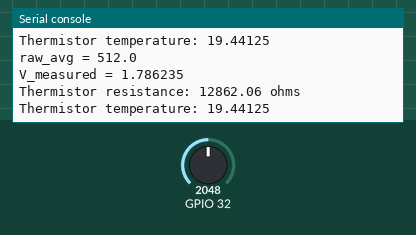
This program was run on a simulated ESP32 board running MicroPython. On the bench: the last lines printed to the serial console. The inputs (shaded band) are chosen by the test bench; at power-on: GPIO 32 = 2048 (analog values on the 0–4095 scale).

Above: at 3.2 s.
3.3 s: GPIO 32 set to 2866
At 4.5 s:
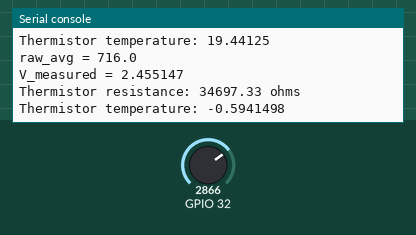
4.8 s: GPIO 32 set to 3603
At 5.9 s:
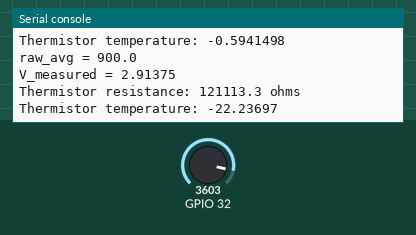
Timing chart, 0 to 7.8 s (numbered marks = the images above; inputs shaded):
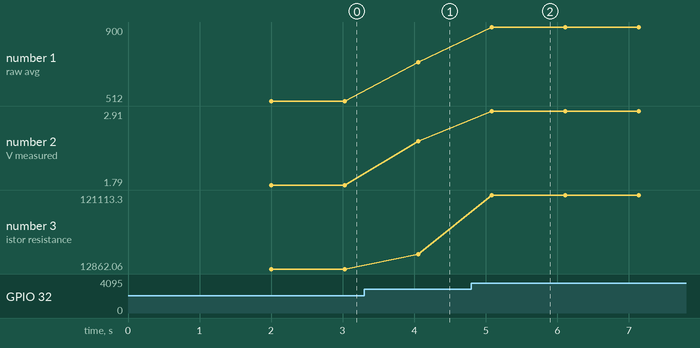

The program:

temp_sensor.py
```python
from machine import Pin, ADC, PWM
import utime
from read_temp import init_temp_sensor, read_temp
import MQTT

# ---------- Pins ----------
pump_pin = Pin(12, Pin.OUT)
pump = PWM(pump_pin, freq=1000)
temp_sens = init_temp_sensor(32)

# ------- MQTT Setup -------
MQTT.connect_wifi()
client = MQTT.connect_mqtt()

feed_temp = MQTT.make_feed(b'temperature')
feed_pid  = MQTT.make_feed(b'PID-output')

# ---------- PID ----------
TARGET_TEMP = 17.0 # desired temperature in Celsius

Kp = 10.0 # Proportional gain
Ki = 0.1 # Integral gain
Kd = 1.0 # Derivative gain

integral = 0
prev_error = 0
prev_time = utime.ticks_ms()

def PID(current_temp):
    global integral, prev_error, prev_time

    time_now = utime.ticks_ms()
    dt = utime.ticks_diff(time_now, prev_time) / 1000.0 # difference between prev PID call and new one (in seconds)

    if dt <= 0: # prevent division by zero
        dt = 0.001

    error = current_temp - TARGET_TEMP

    integral += error * dt
    integral = max(-100, min(100, integral))  # prevent windup
    derivative = (error - prev_error) / dt

    P = Kp * error
    I = Ki * integral
    D = Kd * derivative

    prev_error, prev_time = error, time_now

    output = P + I + D
    return output


# ----- Temperature Regulation -----
while True:
    try:
        temp = read_temp(temp_sens) # reading temperature

        pump_speed = PID(temp) # control speed of cooler
        pump.duty(int(max(0, min(1023, pump_speed))))

        MQTT.publish(client, feed_temp, temp) # publish temperature data to adaFruit
        MQTT.publish(client, feed_pid, pump_speed) # publish PID data to adaFruit

        utime.sleep(10) # 10sec delay

    except KeyboardInterrupt:
        print('Ctrl-C pressed...exiting')
        client.disconnect()
        break
```

read_temp.py
```python
from machine import Pin
from machine import ADC
from machine import DAC
from math import log

import machine
import utime

adc_V_lookup = [0.01852941, 0.04941176, 0.05352941, 0.05764706, 0.06176471, 0.06588235, 0.06999999, 0.07411765, 0.07720589, 0.08029412, 0.08338234, 0.08647058, 0.09058824, 0.09470588, 0.09882353, 0.1019118, 0.105, 0.1080882, 0.1111765, 0.1152941, 0.1194118, 0.1235294, 0.1266176, 0.1297059, 0.1327941, 0.1358824, 0.14, 0.1441176, 0.1482353, 0.1513235, 0.1544118, 0.1575, 0.1605882, 0.1636765, 0.1667647, 0.1698529, 0.1729412, 0.1770588, 0.1811765, 0.1852941, 0.1894118, 0.1935294, 0.197647, 0.2007353, 0.2038235, 0.2069118, 0.21, 0.2130882, 0.2161765, 0.2192647, 0.2223529, 0.2264706, 0.2305882, 0.2347059, 0.2388235, 0.2429412, 0.2470588, 0.2501471, 0.2532353, 0.2563235, 0.2594118, 0.2625, 0.2655882, 0.2686765, 0.2717647, 0.2748529, 0.2779412, 0.2810294, 0.2841177, 0.2872059, 0.2902941, 0.2933824, 0.2964706, 0.3005882, 0.3047059, 0.3088235, 0.3119118, 0.315, 0.3180882, 0.3211765, 0.3252941, 0.3294117, 0.3335294, 0.3376471, 0.3417647, 0.3458823, 0.3489706, 0.3520588, 0.355147, 0.3582353, 0.3623529, 0.3664706, 0.3705882, 0.3736764, 0.3767647, 0.3798529, 0.3829412, 0.3860294, 0.3891176, 0.3922059, 0.3952941, 0.3994117, 0.4035294, 0.407647, 0.4107353, 0.4138235, 0.4169117, 0.42, 0.4230882, 0.4261765, 0.4292647, 0.4323529, 0.4364706, 0.4405882, 0.4447059, 0.4477941, 0.4508823, 0.4539706, 0.4570588, 0.4611764, 0.4652941, 0.4694118, 0.4735294, 0.4776471, 0.4817647, 0.4842353, 0.4867059, 0.4891764, 0.4916471, 0.4941176, 0.4972058, 0.5002941, 0.5033823, 0.5064706, 0.5105882, 0.5147059, 0.5188235, 0.5219117, 0.525, 0.5280882, 0.5311765, 0.5342647, 0.5373529, 0.5404411, 0.5435294, 0.547647, 0.5517647, 0.5558824, 0.5589705, 0.5620588, 0.565147, 0.5682353, 0.5723529, 0.5764706, 0.5805882, 0.5836764, 0.5867647, 0.5898529, 0.5929412, 0.5960294, 0.5991177, 0.6022058, 0.6052941, 0.6094117, 0.6135294, 0.6176471, 0.6207353, 0.6238235, 0.6269117, 0.63, 0.6341176, 0.6382353, 0.642353, 0.6454412, 0.6485294, 0.6516176, 0.6547059, 0.6577941, 0.6608823, 0.6639705, 0.6670588, 0.6711764, 0.6752941, 0.6794117, 0.6824999, 0.6855882, 0.6886764, 0.6917646, 0.6958823, 0.7, 0.7041176, 0.7065882, 0.7090588, 0.7115294, 0.714, 0.7164705, 0.7205882, 0.7247059, 0.7288235, 0.7329412, 0.7370588, 0.7411764, 0.7442647, 0.7473529, 0.7504411, 0.7535294, 0.757647, 0.7617647, 0.7658823, 0.7689705, 0.7720588, 0.775147, 0.7782352, 0.7797794, 0.7813235, 0.7828676, 0.7844117, 0.7859559, 0.7875, 0.7890441, 0.7905882, 0.7947059, 0.7988235, 0.8029411, 0.8054117, 0.8078823, 0.8103529, 0.8128235, 0.8152941, 0.8194118, 0.8235293, 0.827647, 0.8307353, 0.8338235, 0.8369118, 0.84, 0.8441176, 0.8482352, 0.8523529, 0.8548235, 0.8572941, 0.8597647, 0.8622353, 0.8647058, 0.8708823, 0.8770588, 0.8801471, 0.8832353, 0.8863235, 0.8894117, 0.8935294, 0.897647, 0.9017647, 0.9042353, 0.9067059, 0.9091764, 0.911647, 0.9141176, 0.9172059, 0.9202941, 0.9233823, 0.9264706, 0.9305882, 0.9347058, 0.9388235, 0.9419117, 0.9449999, 0.9480882, 0.9511765, 0.9542646, 0.9573528, 0.9604411, 0.9635294, 0.9676471, 0.9717647, 0.9758823, 0.9789705, 0.9820587, 0.985147, 0.9882353, 0.9913235, 0.9944117, 0.9974999, 1.000588, 1.003676, 1.006765, 1.009853, 1.012941, 1.017059, 1.021176, 1.025294, 1.029412, 1.033529, 1.037647, 1.040735, 1.043823, 1.046912, 1.05, 1.053088, 1.056176, 1.059265, 1.062353, 1.065441, 1.068529, 1.071618, 1.074706, 1.078824, 1.082941, 1.087059, 1.090147, 1.093235, 1.096323, 1.099412, 1.1025, 1.105588, 1.108676, 1.111765, 1.114853, 1.117941, 1.121029, 1.124118, 1.128235, 1.132353, 1.136471, 1.140588, 1.144706, 1.148823, 1.151294, 1.153765, 1.156235, 1.158706, 1.161176, 1.165294, 1.169412, 1.173529, 1.177647, 1.181765, 1.185882, 1.188971, 1.192059, 1.195147, 1.198235, 1.202353, 1.20647, 1.210588, 1.213676, 1.216765, 1.219853, 1.222941, 1.226029, 1.229118, 1.232206, 1.235294, 1.238382, 1.241471, 1.244559, 1.247647, 1.251765, 1.255882, 1.26, 1.263088, 1.266176, 1.269265, 1.272353, 1.276471, 1.280588, 1.284706, 1.287794, 1.290882, 1.293971, 1.297059, 1.301176, 1.305294, 1.309412, 1.3125, 1.315588, 1.318676, 1.321765, 1.325882, 1.33, 1.334118, 1.336588, 1.339059, 1.341529, 1.344, 1.34647, 1.349559, 1.352647, 1.355735, 1.358823, 1.361912, 1.365, 1.368088, 1.371176, 1.375294, 1.379412, 1.383529, 1.386618, 1.389706, 1.392794, 1.395882, 1.4, 1.404118, 1.408235, 1.411323, 1.414412, 1.4175, 1.420588, 1.423676, 1.426765, 1.429853, 1.432941, 1.437059, 1.441176, 1.445294, 1.448382, 1.45147, 1.454559, 1.457647, 1.461765, 1.465882, 1.47, 1.473088, 1.476176, 1.479265, 1.482353, 1.485441, 1.488529, 1.491618, 1.494706, 1.498824, 1.502941, 1.507059, 1.510147, 1.513235, 1.516323, 1.519412, 1.523529, 1.527647, 1.531765, 1.534853, 1.537941, 1.541029, 1.544118, 1.548235, 1.552353, 1.55647, 1.558941, 1.561412, 1.563882, 1.566353, 1.568823, 1.581176, 1.585294, 1.589412, 1.593529, 1.596618, 1.599706, 1.602794, 1.605882, 1.61, 1.614118, 1.618235, 1.621323, 1.624412, 1.6275, 1.630588, 1.634706, 1.638824, 1.642941, 1.646029, 1.649118, 1.652206, 1.655294, 1.659412, 1.663529, 1.667647, 1.670735, 1.673823, 1.676912, 1.68, 1.683088, 1.686176, 1.689265, 1.692353, 1.69647, 1.700588, 1.704706, 1.707176, 1.709647, 1.712118, 1.714588, 1.717059, 1.721176, 1.725294, 1.729412, 1.733529, 1.737647, 1.741765, 1.744853, 1.747941, 1.751029, 1.754118, 1.757206, 1.760294, 1.763382, 1.766471, 1.770588, 1.774706, 1.778823, 1.781294, 1.783765, 1.786235, 1.788706, 1.791176, 1.795294, 1.799412, 1.803529, 1.806618, 1.809706, 1.812794, 1.815882, 1.82, 1.824118, 1.828235, 1.831324, 1.834412, 1.8375, 1.840588, 1.843676, 1.846765, 1.849853, 1.852941, 1.856029, 1.859118, 1.862206, 1.865294, 1.87147, 1.877647, 1.880735, 1.883823, 1.886912, 1.89, 1.893088, 1.896176, 1.899265, 1.902353, 1.90647, 1.910588, 1.914706, 1.917794, 1.920882, 1.92397, 1.927059, 1.931176, 1.935294, 1.939412, 1.9425, 1.945588, 1.948676, 1.951765, 1.954853, 1.957941, 1.961029, 1.964118, 1.968235, 1.972353, 1.97647, 1.979559, 1.982647, 1.985735, 1.988823, 1.992941, 1.997059, 2.001176, 2.004265, 2.007353, 2.010441, 2.013529, 2.017647, 2.021765, 2.025882, 2.02897, 2.032059, 2.035147, 2.038235, 2.041323, 2.044412, 2.0475, 2.050588, 2.053676, 2.056765, 2.059853, 2.062941, 2.067059, 2.071177, 2.075294, 2.079412, 2.083529, 2.087647, 2.090735, 2.093823, 2.096912, 2.1, 2.104117, 2.108235, 2.112353, 2.114823, 2.117294, 2.119765, 2.122235, 2.124706, 2.128823, 2.132941, 2.137059, 2.140147, 2.143235, 2.146323, 2.149412, 2.153529, 2.157647, 2.161765, 2.164853, 2.167941, 2.171029, 2.174118, 2.177206, 2.180294, 2.183382, 2.186471, 2.189559, 2.192647, 2.195735, 2.198823, 2.202941, 2.207059, 2.211176, 2.214265, 2.217353, 2.220441, 2.223529, 2.226618, 2.229706, 2.232794, 2.235882, 2.238971, 2.242059, 2.245147, 2.248235, 2.251323, 2.254412, 2.2575, 2.260588, 2.264706, 2.268823, 2.272941, 2.276029, 2.279118, 2.282206, 2.285294, 2.288382, 2.291471, 2.294559, 2.297647, 2.301764, 2.305882, 2.31, 2.313088, 2.316176, 2.319265, 2.322353, 2.325441, 2.328529, 2.331618, 2.334706, 2.338823, 2.342941, 2.347059, 2.349529, 2.352, 2.35447, 2.356941, 2.359412, 2.360956, 2.3625, 2.364044, 2.365588, 2.367132, 2.368676, 2.37022, 2.371765, 2.375882, 2.38, 2.384118, 2.386588, 2.389059, 2.391529, 2.394, 2.396471, 2.400588, 2.404706, 2.408823, 2.412941, 2.417059, 2.421176, 2.424265, 2.427353, 2.430441, 2.433529, 2.436, 2.43847, 2.440941, 2.443412, 2.445882, 2.448971, 2.452059, 2.455147, 2.458235, 2.462353, 2.46647, 2.470588, 2.473676, 2.476765, 2.479853, 2.482941, 2.485412, 2.487882, 2.490353, 2.492823, 2.495294, 2.498382, 2.501471, 2.504559, 2.507647, 2.510735, 2.513824, 2.516912, 2.52, 2.523088, 2.526176, 2.529265, 2.532353, 2.534823, 2.537294, 2.539765, 2.542235, 2.544706, 2.547794, 2.550882, 2.553971, 2.557059, 2.560147, 2.563235, 2.566324, 2.569412, 2.5725, 2.575588, 2.578676, 2.581765, 2.584235, 2.586706, 2.589176, 2.591647, 2.594118, 2.597206, 2.600294, 2.603382, 2.606471, 2.608235, 2.61, 2.611765, 2.613529, 2.615294, 2.617059, 2.618824, 2.621912, 2.625, 2.628088, 2.631176, 2.634265, 2.637353, 2.640441, 2.643529, 2.646, 2.64847, 2.650941, 2.653412, 2.655882, 2.65897, 2.662059, 2.665147, 2.668235, 2.670294, 2.672353, 2.674412, 2.676471, 2.678529, 2.680588, 2.683059, 2.685529, 2.688, 2.69047, 2.692941, 2.695412, 2.697882, 2.700353, 2.702823, 2.705294, 2.707765, 2.710235, 2.712706, 2.715176, 2.717647, 2.720735, 2.723823, 2.726912, 2.73, 2.732059, 2.734118, 2.736176, 2.738235, 2.740294, 2.742353, 2.744823, 2.747294, 2.749765, 2.752235, 2.754706, 2.757176, 2.759647, 2.762118, 2.764588, 2.767059, 2.769118, 2.771176, 2.773235, 2.775294, 2.777353, 2.779412, 2.781882, 2.784353, 2.786824, 2.789294, 2.791764, 2.793823, 2.795882, 2.797941, 2.8, 2.802059, 2.804117, 2.806588, 2.809059, 2.811529, 2.814, 2.81647, 2.818529, 2.820588, 2.822647, 2.824706, 2.826765, 2.828823, 2.830882, 2.832941, 2.835, 2.837059, 2.839118, 2.841176, 2.843647, 2.846117, 2.848588, 2.851059, 2.853529, 2.855588, 2.857647, 2.859706, 2.861765, 2.863823, 2.865882, 2.867941, 2.87, 2.872059, 2.874118, 2.876176, 2.878235, 2.880706, 2.883176, 2.885647, 2.888118, 2.890588, 2.893059, 2.895529, 2.898, 2.900471, 2.902941, 2.904485, 2.906029, 2.907574, 2.909118, 2.910662, 2.912206, 2.91375, 2.915294, 2.917764, 2.920235, 2.922706, 2.925176, 2.927647, 2.929412, 2.931176, 2.932941, 2.934706, 2.93647, 2.938235, 2.94, 2.941544, 2.943088, 2.944632, 2.946176, 2.947721, 2.949265, 2.950809, 2.952353, 2.954823, 2.957294, 2.959765, 2.962235, 2.964706, 2.966471, 2.968235, 2.97, 2.971765, 2.973529, 2.975294, 2.977059, 2.979118, 2.981176, 2.983235, 2.985294, 2.987353, 2.989412, 2.991882, 2.994353, 2.996824, 2.999294, 3.001765, 3.003137, 3.00451, 3.005882, 3.007255, 3.008627, 3.01, 3.011372, 3.012745, 3.014117, 3.015882, 3.017647, 3.019412, 3.021176, 3.022941, 3.024706, 3.02647, 3.028015, 3.029559, 3.031103, 3.032647, 3.034191, 3.035735, 3.037279, 3.038823, 3.040882, 3.042941, 3.045, 3.047059, 3.049118, 3.051176, 3.052941, 3.054706, 3.05647, 3.058235, 3.06, 3.061765, 3.063529, 3.065588, 3.067647, 3.069706, 3.071765, 3.073823, 3.075882, 3.077426, 3.07897, 3.080515, 3.082059, 3.083603, 3.085147, 3.086691, 3.088235, 3.09, 3.091765, 3.093529, 3.095294, 3.097059, 3.098824, 3.100588, 3.102647, 3.104706, 3.106765, 3.108824, 3.110882, 3.112941, 3.114485, 3.116029, 3.117573, 3.119117, 3.120662, 3.122206, 3.12375, 3.125294, 3.127353, 3.129411, 3.13147, 3.133529, 3.135588, 3.137647, 3.15, 3.15]

NOM_RES = 10000
SER_RES = 9820
TEMP_NOM = 25
NUM_SAMPLES = 25
THERM_B_COEFF = 3950
ADC_MAX = 1023
ADC_Vmax = 3.15

def init_temp_sensor(TENP_SENS_ADC_PIN_NO = 32):
    adc = ADC(Pin(TENP_SENS_ADC_PIN_NO))
    adc.atten(ADC.ATTN_11DB)
    adc.width(ADC.WIDTH_10BIT)
    return adc

def read_temp(temp_sens):
    raw_read = []
    # Collect NUM_SAMPLES
    for i in range(1, NUM_SAMPLES+1):
        raw_read.append(temp_sens.read())

    # Average of the NUM_SAMPLES and look it up in the table
    raw_average = sum(raw_read)/NUM_SAMPLES
    print('raw_avg = ' + str(raw_average))
    print('V_measured = ' + str(adc_V_lookup[round(raw_average)]))

    # Convert to resistance
    raw_average = ADC_MAX * adc_V_lookup[round(raw_average)]/ADC_Vmax
    resistance = (SER_RES * raw_average) / (ADC_MAX - raw_average)
    print('Thermistor resistance: {} ohms'.format(resistance))

    # Convert to temperature
    steinhart  = log(resistance / NOM_RES) / THERM_B_COEFF
    steinhart += 1.0 / (TEMP_NOM + 273.15)
    steinhart  = (1.0 / steinhart) - 273.15
    return steinhart

print("I'm alive!\n")
utime.sleep_ms(2000)

temp_sens = init_temp_sensor()

sample_last_ms = 0
SAMPLE_INTERVAL = 1000

while (True):
    if utime.ticks_diff(utime.ticks_ms(), sample_last_ms) >= SAMPLE_INTERVAL:
        temp = read_temp(temp_sens)
        print('Thermistor temperature: ' + str(temp))
        sample_last_ms = utime.ticks_ms()
```

Measured:
- after the input at 3.3 s, the serial console: prints a new line after 0.76 s (image 1)
- after the input at 4.8 s, the serial console: prints a new line after 0.28 s (image 2)
- plotted number 1: 512 → 716 after the input at 3.3 s, 716 → 900 after the input at 4.8 s
- plotted number 2: 1.79 → 2.46 after the input at 3.3 s, 2.46 → 2.91 after the input at 4.8 s
- plotted number 3: 12862.06 → 34697.33 after the input at 3.3 s, 34697.33 → 121113.3 after the input at 4.8 s
